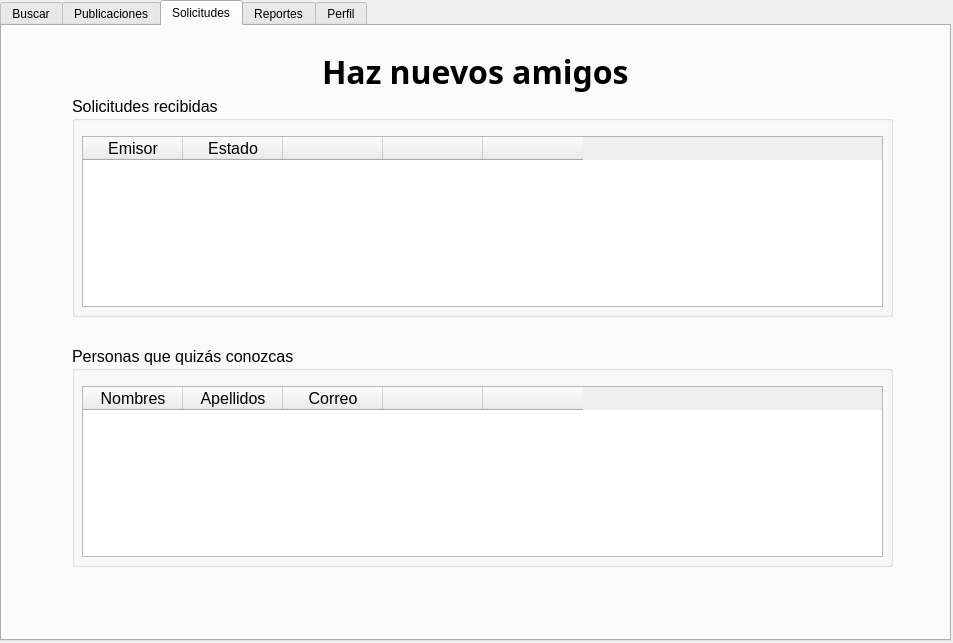
<?xml version="1.0" encoding="UTF-8"?>
<ui version="4.0">
 <class>Userwindow</class>
 <widget class="QMainWindow" name="Userwindow">
  <property name="geometry">
   <rect>
    <x>0</x>
    <y>0</y>
    <width>953</width>
    <height>643</height>
   </rect>
  </property>
  <property name="windowTitle">
   <string>MainWindow</string>
  </property>
  <widget class="QWidget" name="centralwidget">
   <widget class="QTabWidget" name="tabWidget">
    <property name="geometry">
     <rect>
      <x>0</x>
      <y>0</y>
      <width>951</width>
      <height>641</height>
     </rect>
    </property>
    <property name="currentIndex">
     <number>2</number>
    </property>
    <widget class="QWidget" name="tab_buscar">
     <attribute name="title">
      <string>Buscar</string>
     </attribute>
     <widget class="QLabel" name="label_6">
      <property name="geometry">
       <rect>
        <x>290</x>
        <y>10</y>
        <width>431</width>
        <height>91</height>
       </rect>
      </property>
      <property name="font">
       <font>
        <family>Cascadia Mono SemiBold</family>
        <pointsize>24</pointsize>
        <bold>true</bold>
       </font>
      </property>
      <property name="text">
       <string>SocialStructure</string>
      </property>
     </widget>
     <widget class="QLineEdit" name="lineEdit_2_nombres">
      <property name="enabled">
       <bool>true</bool>
      </property>
      <property name="geometry">
       <rect>
        <x>260</x>
        <y>240</y>
        <width>401</width>
        <height>41</height>
       </rect>
      </property>
      <property name="font">
       <font>
        <family>Gill Sans MT</family>
        <pointsize>14</pointsize>
       </font>
      </property>
      <property name="text">
       <string/>
      </property>
     </widget>
     <widget class="QPushButton" name="pushButton">
      <property name="geometry">
       <rect>
        <x>820</x>
        <y>20</y>
        <width>101</width>
        <height>31</height>
       </rect>
      </property>
      <property name="text">
       <string>Cerrar sesión</string>
      </property>
     </widget>
     <widget class="QLabel" name="label_3">
      <property name="geometry">
       <rect>
        <x>260</x>
        <y>300</y>
        <width>121</width>
        <height>21</height>
       </rect>
      </property>
      <property name="font">
       <font>
        <family>Cascadia Code SemiBold</family>
        <pointsize>14</pointsize>
        <bold>true</bold>
       </font>
      </property>
      <property name="text">
       <string>Apellidos</string>
      </property>
     </widget>
     <widget class="QLabel" name="label_4">
      <property name="geometry">
       <rect>
        <x>260</x>
        <y>390</y>
        <width>121</width>
        <height>21</height>
       </rect>
      </property>
      <property name="font">
       <font>
        <family>Cascadia Code SemiBold</family>
        <pointsize>14</pointsize>
        <bold>true</bold>
       </font>
      </property>
      <property name="text">
       <string>Correo</string>
      </property>
     </widget>
     <widget class="QPushButton" name="pushButton_2_buscar">
      <property name="geometry">
       <rect>
        <x>580</x>
        <y>90</y>
        <width>83</width>
        <height>29</height>
       </rect>
      </property>
      <property name="font">
       <font>
        <pointsize>12</pointsize>
       </font>
      </property>
      <property name="text">
       <string>Buscar</string>
      </property>
     </widget>
     <widget class="QLabel" name="label_5">
      <property name="geometry">
       <rect>
        <x>260</x>
        <y>480</y>
        <width>251</width>
        <height>21</height>
       </rect>
      </property>
      <property name="font">
       <font>
        <family>Cascadia Code SemiBold</family>
        <pointsize>14</pointsize>
        <bold>true</bold>
       </font>
      </property>
      <property name="text">
       <string>Fecha de nacimiento</string>
      </property>
     </widget>
     <widget class="QLineEdit" name="lineEdit_buscar">
      <property name="geometry">
       <rect>
        <x>260</x>
        <y>90</y>
        <width>311</width>
        <height>31</height>
       </rect>
      </property>
      <property name="font">
       <font>
        <pointsize>12</pointsize>
       </font>
      </property>
      <property name="text">
       <string/>
      </property>
     </widget>
     <widget class="QLineEdit" name="lineEdit_4_correo">
      <property name="geometry">
       <rect>
        <x>260</x>
        <y>420</y>
        <width>401</width>
        <height>41</height>
       </rect>
      </property>
      <property name="font">
       <font>
        <family>Gill Sans MT</family>
        <pointsize>14</pointsize>
       </font>
      </property>
     </widget>
     <widget class="QLineEdit" name="lineEdit_3_apellidos">
      <property name="geometry">
       <rect>
        <x>260</x>
        <y>330</y>
        <width>401</width>
        <height>41</height>
       </rect>
      </property>
      <property name="font">
       <font>
        <family>Gill Sans MT</family>
        <pointsize>14</pointsize>
       </font>
      </property>
     </widget>
     <widget class="QLabel" name="label_2">
      <property name="geometry">
       <rect>
        <x>260</x>
        <y>210</y>
        <width>121</width>
        <height>21</height>
       </rect>
      </property>
      <property name="font">
       <font>
        <family>Cascadia Code SemiBold</family>
        <pointsize>14</pointsize>
        <bold>true</bold>
       </font>
      </property>
      <property name="text">
       <string>Nombres</string>
      </property>
     </widget>
     <widget class="QLabel" name="label">
      <property name="geometry">
       <rect>
        <x>180</x>
        <y>160</y>
        <width>271</width>
        <height>21</height>
       </rect>
      </property>
      <property name="font">
       <font>
        <family>Cascadia Code SemiBold</family>
        <pointsize>16</pointsize>
        <bold>true</bold>
       </font>
      </property>
      <property name="text">
       <string>Datos del usuario</string>
      </property>
     </widget>
     <widget class="QLineEdit" name="lineEdit_5_fechanac">
      <property name="geometry">
       <rect>
        <x>260</x>
        <y>510</y>
        <width>401</width>
        <height>41</height>
       </rect>
      </property>
      <property name="font">
       <font>
        <family>Gill Sans MT</family>
        <pointsize>14</pointsize>
       </font>
      </property>
     </widget>
    </widget>
    <widget class="QWidget" name="tab_2_publicaciones">
     <attribute name="title">
      <string>Publicaciones</string>
     </attribute>
    </widget>
    <widget class="QWidget" name="tab_3_solicitudes">
     <attribute name="title">
      <string>Solicitudes</string>
     </attribute>
     <widget class="QLabel" name="label_7">
      <property name="geometry">
       <rect>
        <x>320</x>
        <y>0</y>
        <width>491</width>
        <height>91</height>
       </rect>
      </property>
      <property name="font">
       <font>
        <family>Cascadia Mono SemiBold</family>
        <pointsize>24</pointsize>
        <bold>true</bold>
       </font>
      </property>
      <property name="text">
       <string>Haz nuevos amigos</string>
      </property>
     </widget>
     <widget class="QGroupBox" name="groupBox">
      <property name="geometry">
       <rect>
        <x>70</x>
        <y>320</y>
        <width>821</width>
        <height>221</height>
       </rect>
      </property>
      <property name="font">
       <font>
        <pointsize>12</pointsize>
       </font>
      </property>
      <property name="title">
       <string>Personas que quizás conozcas</string>
      </property>
      <widget class="QTableWidget" name="tableWidget_enviadas">
       <property name="geometry">
        <rect>
         <x>10</x>
         <y>40</y>
         <width>801</width>
         <height>171</height>
        </rect>
       </property>
       <column>
        <property name="text">
         <string>Nombres</string>
        </property>
       </column>
       <column>
        <property name="text">
         <string>Apellidos</string>
        </property>
       </column>
       <column>
        <property name="text">
         <string>Correo</string>
        </property>
       </column>
       <column>
        <property name="text">
         <string/>
        </property>
       </column>
       <column>
        <property name="text">
         <string/>
        </property>
       </column>
      </widget>
     </widget>
     <widget class="QGroupBox" name="groupBox_2">
      <property name="geometry">
       <rect>
        <x>70</x>
        <y>70</y>
        <width>821</width>
        <height>221</height>
       </rect>
      </property>
      <property name="font">
       <font>
        <pointsize>12</pointsize>
       </font>
      </property>
      <property name="title">
       <string>Solicitudes recibidas</string>
      </property>
      <widget class="QTableWidget" name="tableWidget_recibidas">
       <property name="geometry">
        <rect>
         <x>10</x>
         <y>40</y>
         <width>801</width>
         <height>171</height>
        </rect>
       </property>
       <column>
        <property name="text">
         <string>Emisor</string>
        </property>
       </column>
       <column>
        <property name="text">
         <string>Estado</string>
        </property>
       </column>
       <column>
        <property name="text">
         <string/>
        </property>
       </column>
       <column>
        <property name="text">
         <string/>
        </property>
       </column>
       <column>
        <property name="text">
         <string/>
        </property>
       </column>
      </widget>
     </widget>
    </widget>
    <widget class="QWidget" name="tab_4_reportes">
     <attribute name="title">
      <string>Reportes</string>
     </attribute>
    </widget>
    <widget class="QWidget" name="tab_5_perfil">
     <attribute name="title">
      <string>Perfil</string>
     </attribute>
    </widget>
   </widget>
  </widget>
 </widget>
 <resources/>
 <connections/>
</ui>
